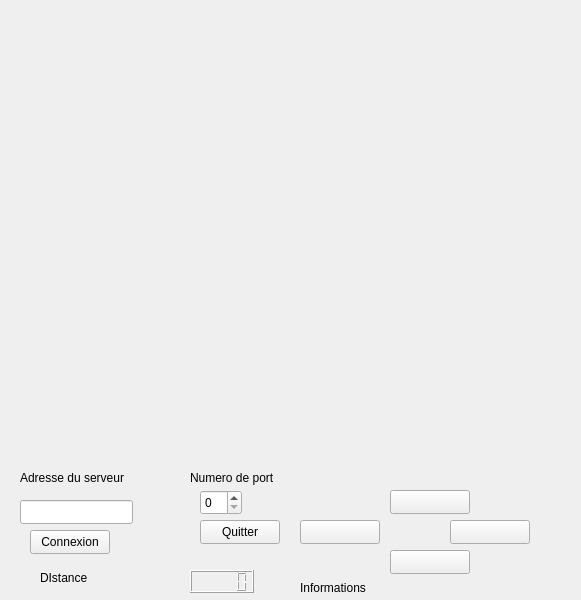
<?xml version="1.0" encoding="UTF-8"?>
<ui version="4.0">
 <class>ClientCrawler</class>
 <widget class="QWidget" name="ClientCrawler">
  <property name="geometry">
   <rect>
    <x>0</x>
    <y>0</y>
    <width>581</width>
    <height>600</height>
   </rect>
  </property>
  <property name="windowTitle">
   <string>ClientCrawler</string>
  </property>
  <widget class="QLabel" name="labelAdresseServeur">
   <property name="geometry">
    <rect>
     <x>20</x>
     <y>470</y>
     <width>121</width>
     <height>16</height>
    </rect>
   </property>
   <property name="text">
    <string>Adresse du serveur</string>
   </property>
  </widget>
  <widget class="QLabel" name="labelNumeroPort">
   <property name="geometry">
    <rect>
     <x>190</x>
     <y>470</y>
     <width>101</width>
     <height>16</height>
    </rect>
   </property>
   <property name="text">
    <string>Numero de port</string>
   </property>
  </widget>
  <widget class="QLineEdit" name="lineEditAdresseServeur">
   <property name="geometry">
    <rect>
     <x>20</x>
     <y>500</y>
     <width>113</width>
     <height>24</height>
    </rect>
   </property>
  </widget>
  <widget class="QPushButton" name="pushButtonConnexion">
   <property name="geometry">
    <rect>
     <x>30</x>
     <y>530</y>
     <width>80</width>
     <height>24</height>
    </rect>
   </property>
   <property name="text">
    <string>Connexion</string>
   </property>
  </widget>
  <widget class="QPushButton" name="pushButtonQuitter">
   <property name="geometry">
    <rect>
     <x>200</x>
     <y>520</y>
     <width>80</width>
     <height>24</height>
    </rect>
   </property>
   <property name="text">
    <string>Quitter</string>
   </property>
  </widget>
  <widget class="QLabel" name="labelDistance">
   <property name="geometry">
    <rect>
     <x>40</x>
     <y>570</y>
     <width>58</width>
     <height>16</height>
    </rect>
   </property>
   <property name="text">
    <string>DIstance</string>
   </property>
  </widget>
  <widget class="QSpinBox" name="spinBoxPortServeur">
   <property name="geometry">
    <rect>
     <x>200</x>
     <y>490</y>
     <width>42</width>
     <height>25</height>
    </rect>
   </property>
   <property name="maximum">
    <number>100000</number>
   </property>
  </widget>
  <widget class="QLCDNumber" name="lcdNumberDistance">
   <property name="geometry">
    <rect>
     <x>190</x>
     <y>570</y>
     <width>64</width>
     <height>23</height>
    </rect>
   </property>
  </widget>
  <widget class="QLabel" name="labelInformations">
   <property name="geometry">
    <rect>
     <x>300</x>
     <y>580</y>
     <width>81</width>
     <height>16</height>
    </rect>
   </property>
   <property name="text">
    <string>Informations</string>
   </property>
  </widget>
  <widget class="QPushButton" name="pushButtonLeft">
   <property name="geometry">
    <rect>
     <x>300</x>
     <y>520</y>
     <width>80</width>
     <height>24</height>
    </rect>
   </property>
   <property name="text">
    <string/>
   </property>
   <property name="icon">
    <iconset resource="Fleches.qrc">
     <normaloff>:/img/images/arrow_left.png</normaloff>:/img/images/arrow_left.png</iconset>
   </property>
  </widget>
  <widget class="QPushButton" name="pushButtonRight">
   <property name="geometry">
    <rect>
     <x>450</x>
     <y>520</y>
     <width>80</width>
     <height>24</height>
    </rect>
   </property>
   <property name="text">
    <string/>
   </property>
   <property name="icon">
    <iconset resource="Fleches.qrc">
     <normaloff>:/img/images/arrow_right.png</normaloff>:/img/images/arrow_right.png</iconset>
   </property>
  </widget>
  <widget class="QPushButton" name="pushButtonUp">
   <property name="geometry">
    <rect>
     <x>390</x>
     <y>490</y>
     <width>80</width>
     <height>24</height>
    </rect>
   </property>
   <property name="text">
    <string/>
   </property>
   <property name="icon">
    <iconset resource="Fleches.qrc">
     <normaloff>:/img/images/arrow_up.png</normaloff>:/img/images/arrow_up.png</iconset>
   </property>
  </widget>
  <widget class="QPushButton" name="pushButtonDown">
   <property name="geometry">
    <rect>
     <x>390</x>
     <y>550</y>
     <width>80</width>
     <height>24</height>
    </rect>
   </property>
   <property name="text">
    <string/>
   </property>
   <property name="icon">
    <iconset resource="Fleches.qrc">
     <normaloff>:/img/images/arrow_down.png</normaloff>:/img/images/arrow_down.png</iconset>
   </property>
  </widget>
 </widget>
 <resources>
  <include location="Fleches.qrc"/>
 </resources>
 <connections>
  <connection>
   <sender>pushButtonQuitter</sender>
   <signal>clicked()</signal>
   <receiver>ClientCrawler</receiver>
   <slot>close()</slot>
   <hints>
    <hint type="sourcelabel">
     <x>233</x>
     <y>530</y>
    </hint>
    <hint type="destinationlabel">
     <x>174</x>
     <y>544</y>
    </hint>
   </hints>
  </connection>
 </connections>
</ui>
